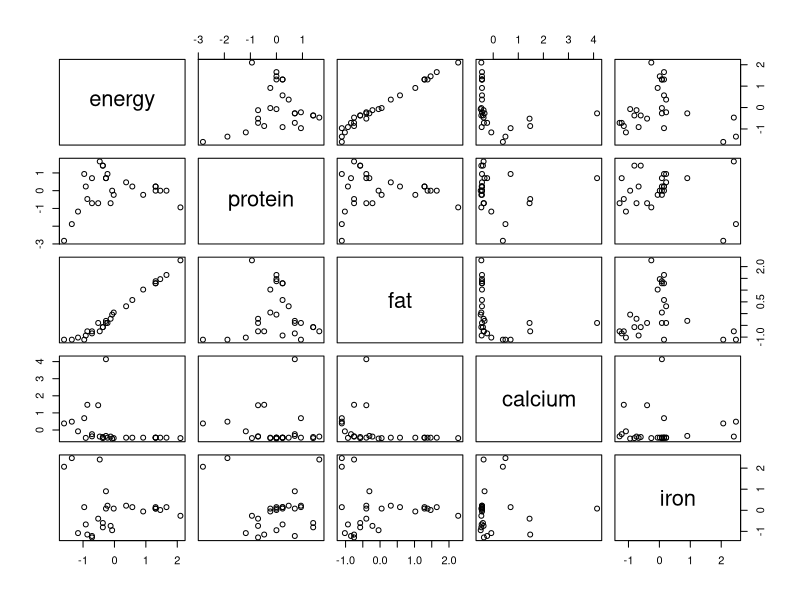
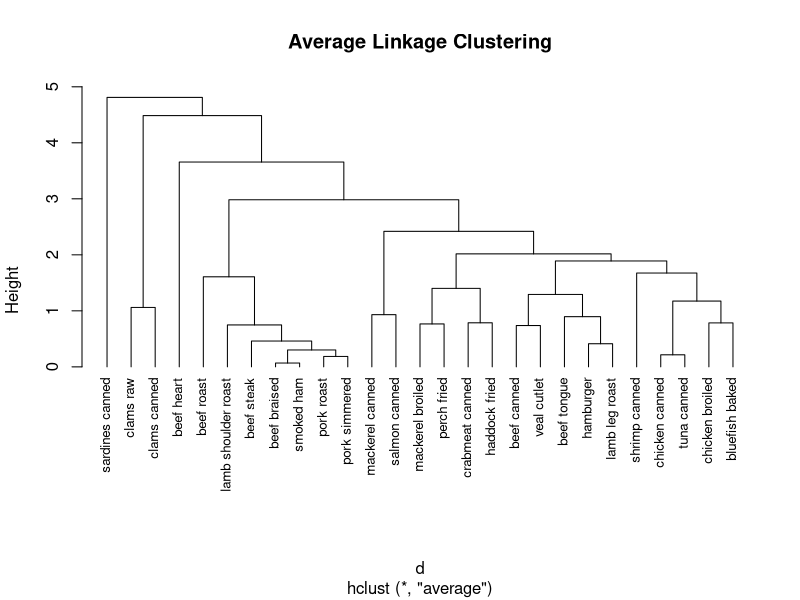
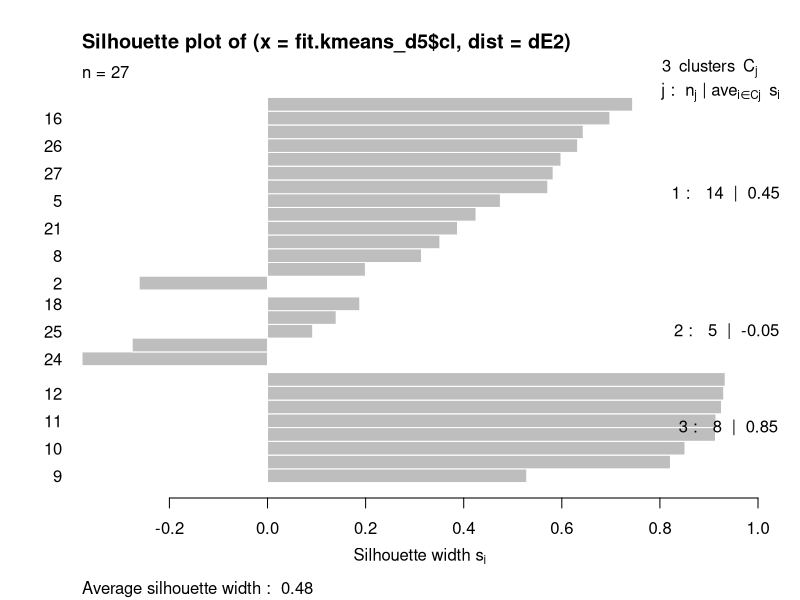

R code for these plots, in order:
# Clustering of nutrient data
# Nutrient data provided. Also available from R libraries

# Set directory first.
# setwd("C:/Users/...")

library(ggplot2)
library(cluster)

nutrient <- read.csv(file="nut1.csv",row.names=1)

# Scale nutrient data
nutrient.scaled <- scale(nutrient)

# Check head of scaled data
head(nutrient.scaled,4)

d <- dist(nutrient.scaled)
as.matrix(d)[1:4,1:4]

# Pair plot of data
dev.new()
pairs(nutrient.scaled)

# Cluster using dendrogram and plot the data
fit.dendro <- hclust(d, method="average")
plot(fit.dendro, hang=-1, cex=0.8, main="Average Linkage Clustering")

# Cluster using k-means
fit.kmeans_d5 <- kmeans(nutrient.scaled, 3) # 5 cluster solution

dissE <- daisy(nutrient.scaled) 
dE2   <- dissE^2
sk2   <- silhouette(fit.kmeans_d5$cl, dE2)
dev.new()
plot(sk2)


